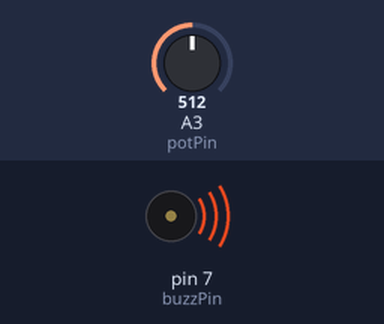
Simulated run of this sketch. Board: Arduino Uno, built with avr-gcc and run on an emulated ATmega328P. Parts: buzzer (waves = sounding). The test bench sets the inputs (shaded band); at power-on: A3 (potPin) = 512.

Above: at 0.1 s.
Timing chart, 0 to 1.6 s (numbered marks = the images above):
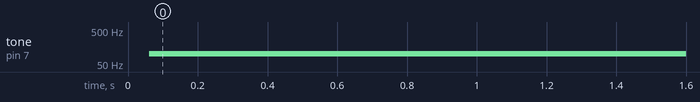

Measured:
- by itself, tone on pin 7 (buzzPin): silent → 99 Hz at 0.06 s

The sketch:

activeBuzzerPot.ino
```cpp
void potBuzzer(int);
int buzzPin = 7;
int potPin = A3;
int waitTime = 500;
int waittime = 1000;
int numEntered;
int readVal;
String message = "Input a number: ";

void setup() {
  // put your setup code here, to run once:
  Serial.begin(9600);  // Initiate the serial monitor
  pinMode(buzzPin, OUTPUT);
  pinMode(potPin, INPUT);
}

void loop() {
  // put your main code here, to run repeatedly:
  /** Serial.println(message);
  while (Serial.available() == 0) {
  }
  numEntered = Serial.parseInt();
  if (numEntered > 10) {
    digitalWrite(buzzPin, HIGH);
    delay(waitTime);
    digitalWrite(buzzPin, LOW);
  }
  **/
  readVal = analogRead(potPin);
  potBuzzer(readVal);
  //Serial.println(readVal);
  //delay(100);
  potBuzzer(readVal);
  // Serial.println(readVal);
  // delay(100);
  // if (readVal > 1000) {       //Buzzer Beep if ReadVal > 1000
  //   digitalWrite(buzzPin, HIGH);
  //   delay(waitTime);
  //   digitalWrite(buzzPin, LOW);
  //   delay(waitTime);
}

void potBuzzer(int potValue) {
  int delayTime;
  delayTime = (-9940. / 1023. * potValue) + 10000;
  //Serial.println(delayTime);
  digitalWrite(buzzPin, HIGH);
  delayMicroseconds(delayTime);
  digitalWrite(buzzPin, LOW);
  delayMicroseconds(delayTime);
}

/**
  tone(buzzPin, 1000);
  delay(waitTime);
  tone(buzzPin, 2000);
  delay(waittime);
  tone(buzzPin, 3000);
  delay(waitTime);
  noTone(buzzPin);
  delay(500);

**/
```
